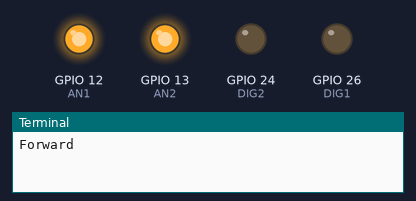
This program was run on a simulated Raspberry Pi (BCM pin numbers). Shown: output pins drawn as LEDs (lit = HIGH), the last lines printed to the terminal.

Above: at 2.0 s.
At 4.0 s:
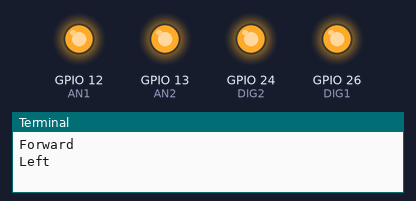
At 6.0 s:
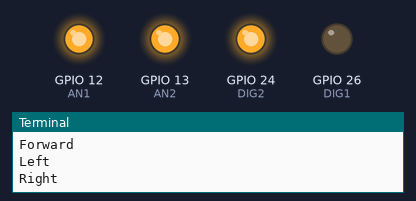
At 8.0 s:
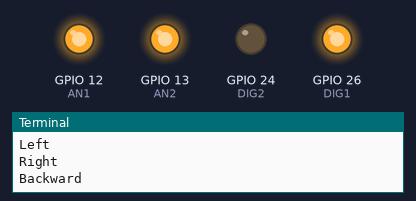
At 10.5 s:
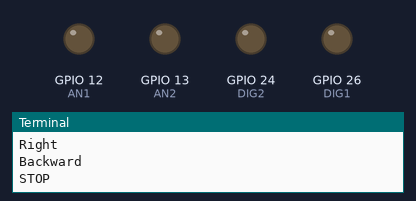
Timing chart, 0 to 15.3 s (numbered marks = the images above):
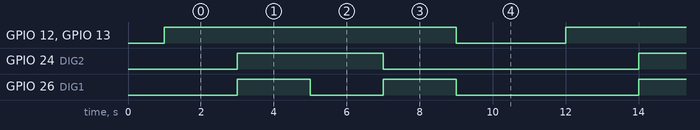

The program:

HatMDD10LA.py
```python
#This programe used to demonstare how to use Loch Antiphase with Hat-MDD10
#AN pin will act as sterring to control direction
#DIG pin will act to ON/OFF motor output.

import RPi.GPIO as GPIO			# using Rpi.GPIO module
from time import sleep			# import function sleep for delay
GPIO.setmode(GPIO.BCM)			# GPIO numbering
GPIO.setwarnings(False)			# enable warning from GPIO
AN2 = 13				# set pwm2 pin on MD10-Hat
AN1 = 12				# set pwm1 pin on MD10-hat
DIG2 = 24				# set dir2 pin on MD10-Hat
DIG1 = 26				# set dir1 pin on MD10-Hat
GPIO.setup(AN2, GPIO.OUT)		# set pin as output
GPIO.setup(AN1, GPIO.OUT)		# set pin as output
GPIO.setup(DIG2, GPIO.OUT)		# set pin as output
GPIO.setup(DIG1, GPIO.OUT)		# set pin as output
sleep(1)				# delay for 1 seconds
p1 = GPIO.PWM(DIG1, 100)		# set pwm for M1
p2 = GPIO.PWM(DIG2, 100)		# set pwm for M2

try:
  while True:

   print "Forward"			# display "Forward" when programe run
   GPIO.output(AN1, GPIO.HIGH)		# set AN1 as HIGH, M1B will turn ON
   GPIO.output(AN2, GPIO.HIGH)		# set AN2 as HIGH, M2B will turn ON
   p1.start(0)				# set Direction for M1
   p2.start(0)				# set Direction for M2
   sleep(2)				#delay for 2 second

   print "Left"
   GPIO.output(AN1, GPIO.HIGH)
   GPIO.output(AN2, GPIO.HIGH)
   p1.start(100)
   p2.start(100)
   sleep(2)

   print "Right"
   GPIO.output(AN1, GPIO.HIGH)
   GPIO.output(AN2, GPIO.HIGH)
   p1.start(0)
   p2.start(100)
   sleep(2)

   print "Backward"
   GPIO.output(AN1, GPIO.HIGH)
   GPIO.output(AN2, GPIO.HIGH)
   p1.start(100)
   p2.start(0)
   sleep(2)

   print "STOP"
   GPIO.output(AN1, GPIO.LOW)           # set AN1 as LOW, M1B will STOP
   GPIO.output(AN2, GPIO.LOW)           # set AN2 as HIGH, M2B will STOP
   p1.start(0)                          # Direction can ignore
   p2.start(0)                          # Direction can ignore
   sleep(3)                             #delay for 3 second


except:					# exit programe when keyboard interupt
   p1.start(0)				# set speed to 0
   p2.start(0)				# set speed to 0
					# Control+X to save and exit
```

Measured:
- by itself, GPIO 12 (AN1), GPIO 13 (AN2): alternates HIGH for 8.0 s and LOW for 3.0 s
- by itself, GPIO 24 (DIG2): alternates HIGH for 4.0 s and LOW for 7.0 s
- by itself, GPIO 26 (DIG1): repeats every 11.0 s: LOW 2.0 s, HIGH 2.0 s, LOW 5.0 s, HIGH 2.0 s
